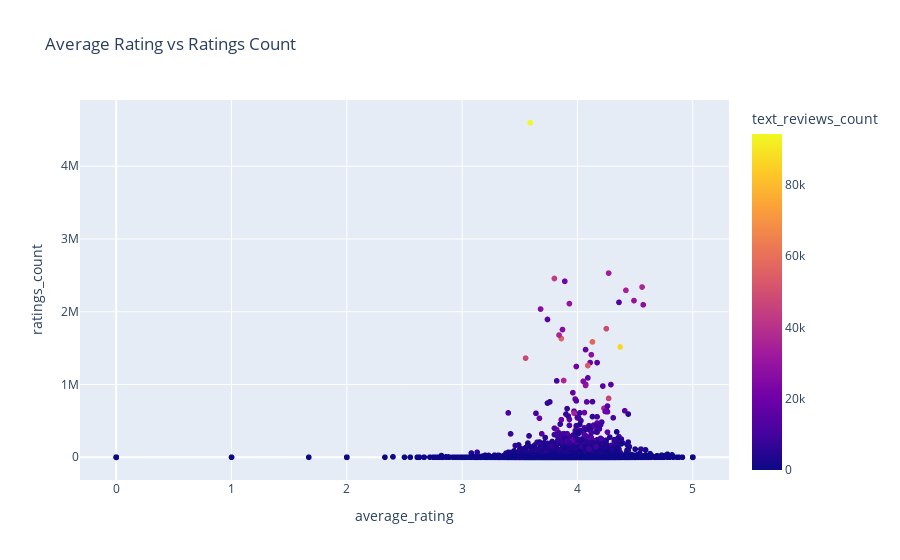

Notebook code cell kept with this figure:
### Markdown cell above
- __Observation__:
    + English ('eng') dominates the dataset by the tallest bar in the plot, with Spanish (spa) and German (ger) following but with significantly fewer books. A handful of languages like Japanese ('jpn') and German ('ger') are underrepresented in the dataset.
- __Conclusion__:
    + The dataset contains books from multiple languages, but it is predominantly composed of English books, reflecting the primary user base of Goodreads => However, this heavy bias towards English books might influence the predictive model, making it more tailored to patterns specific to English literature.
    + While Spanish and German books are also present, their numbers pale in comparison to English. Languages like Japanese and German are underrepresented, suggesting that the dataset might not capture the full spectrum of global literature => This limited representation might affect the model's ability to generalize predictions for books in these languages.

### Code cell
# Average rating vs. Ratings Count:

px.scatter(data_frame=books,x='average_rating',y='ratings_count',color='text_reviews_count',title='Average Rating vs Ratings Count')

### Figure 1 — Plotly figure (JSON) as saved in the notebook; plotly's stock layout.template omitted (floating-point values rounded to 4 significant figures; data arrays with more than 128 entries replaced by an {"elided": "..."} marker saying what was removed)
{"data": [{"hovertemplate": "average_rating=%{x}<br>ratings_count=%{y}<br>text_reviews_count=%{marker.color}<extra></extra>", "legendgroup": "", "marker": {"color": {"elided": "11041 int values"}, "coloraxis": "coloraxis", "symbol": "circle"}, "mode": "markers", "name": "", "showlegend": false, "type": "scattergl", "x": {"elided": "11041 float values"}, "xaxis": "x", "y": {"elided": "11041 int values"}, "yaxis": "y"}], "layout": {"coloraxis": {"colorbar": {"title": {"text": "text_reviews_count"}}, "colorscale": [[0, "#0d0887"], [0.1111, "#46039f"], [0.2222, "#7201a8"], [0.3333, "#9c179e"], [0.4444, "#bd3786"], [0.5556, "#d8576b"], [0.6667, "#ed7953"], [0.7778, "#fb9f3a"], [0.8889, "#fdca26"], [1, "#f0f921"]]}, "legend": {"tracegroupgap": 0}, "title": {"text": "Average Rating vs Ratings Count"}, "xaxis": {"anchor": "y", "domain": [0, 1], "title": {"text": "average_rating"}}, "yaxis": {"anchor": "x", "domain": [0, 1], "title": {"text": "ratings_count"}}}}
